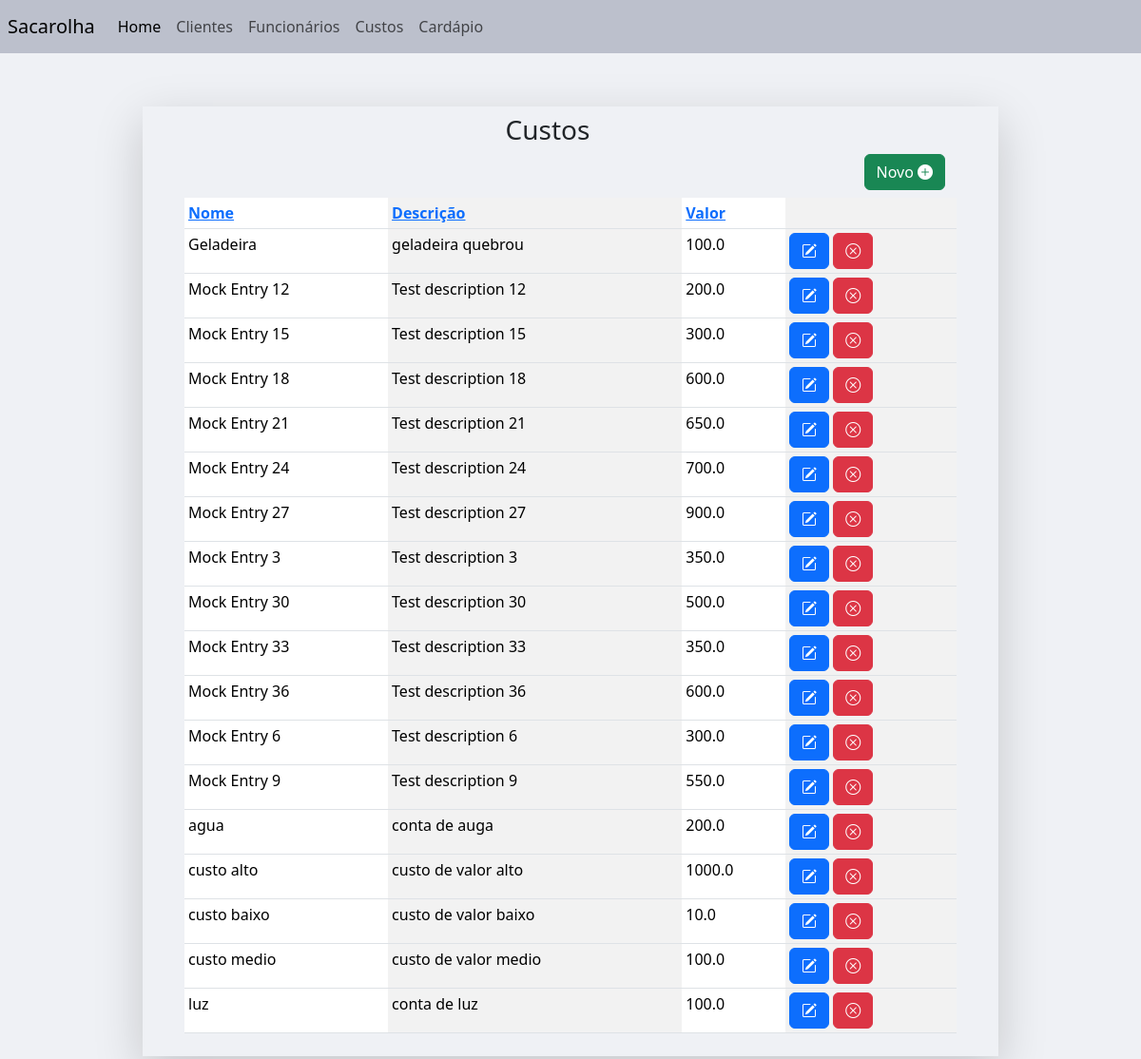
The app's page /custo_list (signed in) with its own data.
### main/models.py (models this page shows, shortened)
class RegistroFinanceiro(models.Model):
	category_list = [
		("cliente", "cliente"),
		("custo", "custo"),
		("funcionario", "funcionario"),
	]
	user = models.ForeignKey(User, on_delete=models.CASCADE, null=True)
	name = models.CharField(max_length = 200)
	description = models.CharField(max_length = 200, blank=True)
	value = models.FloatField(validators= [validate_positive])
	category = models.CharField(max_length = 200, choices = category_list)
	state = models.BooleanField(default=True)
	created_at = models.DateTimeField(default=timezone.now)

### main/views.py (the view)
# urls.py: path('custo_list', views.CustoListView.as_view(), name='custo_list'),
class CustoListView(LoginRequiredMixin, ListView):
    login_url = "login"
    template_name = "main/custo/custo_list.html"
    model = RegistroFinanceiro
    def get_queryset(self):
        queryset = super().get_queryset().filter(category='custo')
        order = self.request.GET.get('order', 'asc')
        sort_by = self.request.GET.get('sort', 'name')
        if order == "desc":
            sort_by = f'-{sort_by}'
        queryset= queryset.order_by(sort_by)
        return queryset

### main/templates/main/custo/custo_list.html (shortened to what this page needs)
{%extends "base.html"%}
{%block navbar%}
{%include 'navbar.html'%}
{%endblock navbar%}
{%block content%}
<div align="right" class='pe-5' >
	<h3 align="center">Custos</h3>
<a class='btn btn-success h1' href={%url 'custo_create'%} method='GET'class='h3'>Novo					<i class="bi bi-plus-circle-fill"></i></a>
{%include "main/custo/custo_table.html"%}
</div>
{%endblock content%}

### main/templates/main/custo/custo_table.html
<div class='row ps-5 justify-content-center'>
<table class="table table-striped-columns table-sm">
<thead>
	<tr>
		<th>             <a href="?sort=name&order={% if request.GET.order == 'asc' %}desc{% else %}asc{% endif %}">
			Nome
		</a></th>
		<th>                <a href="?sort=description&order={% if request.GET.order == 'asc' %}desc{% else %}asc{% endif %}">
			Descrição
		</a></th>
		<th>                <a href="?sort=value&order={% if request.GET.order == 'asc' %}desc{% else %}asc{% endif %}">
			Valor
		</a></th>
		<th></th>
	</tr>
</thead>
<tbody>
	{%for object in object_list%}
		{%if object.category == "custo" and object.state == True%}
		<tr>
			<td scope="row">{{object.name}}</td>
			<td scope="row">{{object.description}}</td>
			<td scope="row">{{object.value}}</td>
			<td><a href="{%url 'custo_update' object.id%}" class='btn btn-primary'>
				<i class="bi bi-pencil-square"></i>
			</a>
			<a href="{%url 'custo_softdelete' object.id%}"class='btn btn-danger'>
				<i class="bi bi-x-circle"></i>
			</a>
			</td>
		</tr>
		{%endif%}
	{%endfor%}
</tbody>
</table>
</div>

### main/static/css/style.css (style rules this page uses)
html { font-family: Arial, Helvetica, sans-serif; }
body { background-color: black; }

### records on screen
RegistroFinanceiro: name "Geladeira", description "geladeira quebrou", value "100.0"
RegistroFinanceiro: name "Mock Entry 12", description "Test description 12", value "200.0"
RegistroFinanceiro: name "Mock Entry 15", description "Test description 15", value "300.0"
RegistroFinanceiro: name "Mock Entry 18", description "Test description 18", value "600.0"
RegistroFinanceiro: name "Mock Entry 21", description "Test description 21", value "650.0"
RegistroFinanceiro: name "Mock Entry 24", description "Test description 24", value "700.0"
RegistroFinanceiro: name "Mock Entry 27", description "Test description 27", value "900.0"
RegistroFinanceiro: name "Mock Entry 3", description "Test description 3", value "350.0"
RegistroFinanceiro: name "Mock Entry 30", description "Test description 30", value "500.0"
RegistroFinanceiro: name "Mock Entry 33", description "Test description 33", value "350.0"
RegistroFinanceiro: name "Mock Entry 36", description "Test description 36", value "600.0"
RegistroFinanceiro: name "Mock Entry 6", description "Test description 6", value "300.0"
RegistroFinanceiro: name "Mock Entry 9", description "Test description 9", value "550.0"
RegistroFinanceiro: name "agua", description "conta de auga", value "200.0"
RegistroFinanceiro: name "custo alto", description "custo de valor alto", value "1000.0"
RegistroFinanceiro: name "custo baixo", description "custo de valor baixo", value "10.0"
RegistroFinanceiro: name "custo medio", description "custo de valor medio", value "100.0"
RegistroFinanceiro: name "luz", description "conta de luz", value "100.0"
